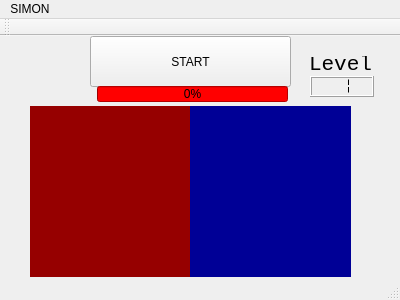
<?xml version="1.0" encoding="UTF-8"?>
<ui version="4.0">
 <class>View</class>
 <widget class="QMainWindow" name="View">
  <property name="geometry">
   <rect>
    <x>0</x>
    <y>0</y>
    <width>400</width>
    <height>300</height>
   </rect>
  </property>
  <property name="windowTitle">
   <string>View</string>
  </property>
  <widget class="QWidget" name="centralWidget">
   <widget class="QPushButton" name="redButton">
    <property name="enabled">
     <bool>false</bool>
    </property>
    <property name="geometry">
     <rect>
      <x>30</x>
      <y>70</y>
      <width>161</width>
      <height>171</height>
     </rect>
    </property>
    <property name="styleSheet">
     <string notr="true">background-color: rgb(150,0,0);
border: 2px black;</string>
    </property>
    <property name="text">
     <string/>
    </property>
   </widget>
   <widget class="QPushButton" name="blueButton">
    <property name="enabled">
     <bool>false</bool>
    </property>
    <property name="geometry">
     <rect>
      <x>190</x>
      <y>70</y>
      <width>161</width>
      <height>171</height>
     </rect>
    </property>
    <property name="styleSheet">
     <string notr="true">background-color: rgb(0,0,150);
border: 2px black;</string>
    </property>
    <property name="text">
     <string/>
    </property>
    <property name="flat">
     <bool>false</bool>
    </property>
   </widget>
   <widget class="QPushButton" name="startButton">
    <property name="geometry">
     <rect>
      <x>90</x>
      <y>0</y>
      <width>201</width>
      <height>51</height>
     </rect>
    </property>
    <property name="text">
     <string>START</string>
    </property>
   </widget>
   <widget class="QProgressBar" name="progressBar">
    <property name="geometry">
     <rect>
      <x>97</x>
      <y>50</y>
      <width>191</width>
      <height>16</height>
     </rect>
    </property>
    <property name="styleSheet">
     <string notr="true">background: rgb(255,0,0)</string>
    </property>
    <property name="value">
     <number>0</number>
    </property>
   </widget>
   <widget class="QLabel" name="levelLabel">
    <property name="geometry">
     <rect>
      <x>310</x>
      <y>20</y>
      <width>61</width>
      <height>16</height>
     </rect>
    </property>
    <property name="font">
     <font>
      <family>Consolas</family>
      <pointsize>16</pointsize>
     </font>
    </property>
    <property name="text">
     <string>Level</string>
    </property>
    <property name="alignment">
     <set>Qt::AlignCenter</set>
    </property>
   </widget>
   <widget class="QLCDNumber" name="lcdLevel">
    <property name="geometry">
     <rect>
      <x>310</x>
      <y>40</y>
      <width>64</width>
      <height>21</height>
     </rect>
    </property>
    <property name="digitCount">
     <number>2</number>
    </property>
    <property name="mode">
     <enum>QLCDNumber::Dec</enum>
    </property>
    <property name="segmentStyle">
     <enum>QLCDNumber::Flat</enum>
    </property>
    <property name="value" stdset="0">
     <double>1.000000000000000</double>
    </property>
    <property name="intValue" stdset="0">
     <number>1</number>
    </property>
   </widget>
  </widget>
  <widget class="QMenuBar" name="menuBar">
   <property name="geometry">
    <rect>
     <x>0</x>
     <y>0</y>
     <width>400</width>
     <height>22</height>
    </rect>
   </property>
   <widget class="QMenu" name="menuSimon">
    <property name="font">
     <font>
      <family>Consolas</family>
     </font>
    </property>
    <property name="title">
     <string>SIMON</string>
    </property>
   </widget>
   <addaction name="menuSimon"/>
  </widget>
  <widget class="QToolBar" name="mainToolBar">
   <attribute name="toolBarArea">
    <enum>TopToolBarArea</enum>
   </attribute>
   <attribute name="toolBarBreak">
    <bool>false</bool>
   </attribute>
  </widget>
  <widget class="QStatusBar" name="statusBar"/>
  <action name="actionHow_to_play">
   <property name="text">
    <string>How to Play</string>
   </property>
  </action>
 </widget>
 <layoutdefault spacing="6" margin="11"/>
 <resources/>
 <connections/>
</ui>
